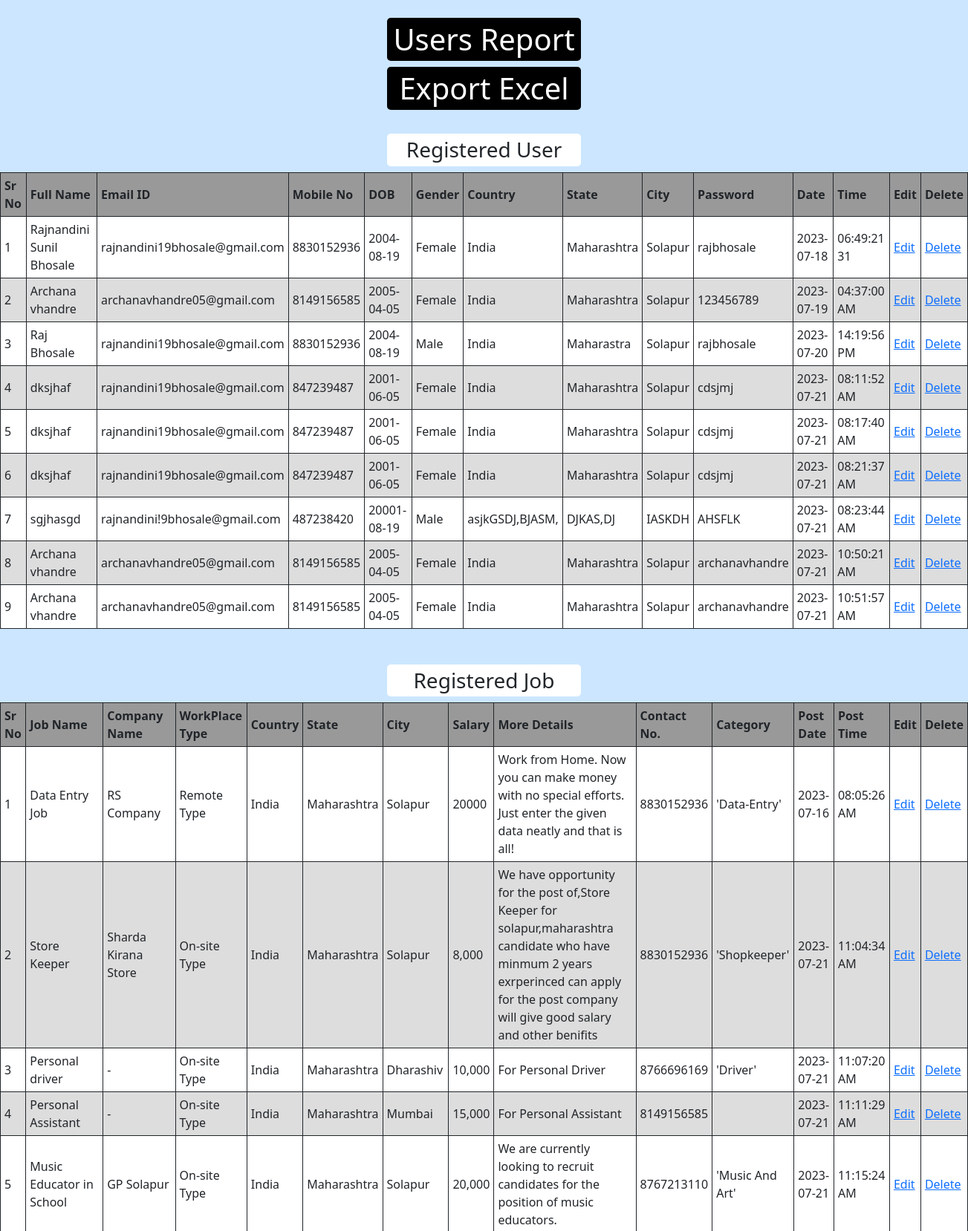
The app's page /users_report.php (upper part) with its own data.
### tables this page shows
CREATE TABLE IF NOT EXISTS `users_data` (
  `id` int(11) NOT NULL AUTO_INCREMENT,
  `full_name` text NOT NULL,
  `email_id` text NOT NULL,
  `mobile_no` text NOT NULL,
  `dob` text NOT NULL,
  `gender` text NOT NULL,
  `country` text NOT NULL,
  `state` text NOT NULL,
  `city` text NOT NULL,
  `password` text NOT NULL,
  `reg_date` date NOT NULL,
  `reg_time` text NOT NULL,
  PRIMARY KEY (`id`)
);

CREATE TABLE IF NOT EXISTS `job_details` (
  `j_id` int(11) NOT NULL AUTO_INCREMENT,
  `job_name` text NOT NULL,
  `company_name` text NOT NULL,
  `workplace_type` text NOT NULL,
  `country` text NOT NULL,
  `state` text NOT NULL,
  `city` text NOT NULL,
  `salary` text NOT NULL,
  `more_details` text NOT NULL,
  `contact_no` text NOT NULL,
  `category` text NOT NULL,
  `pst_date` date NOT NULL,
  `pst_time` text NOT NULL,
  PRIMARY KEY (`j_id`),
  KEY `j_id` (`j_id`)
);

### static/lib/functions.php (called while the page is built, shortened)
<?php
class class_functions
{
	private $con;
	function __construct()
	{
		$this->con=new mysqli("localhost","root","","local_city_job");
	}
	function get_users_details()
	{
		if($stmt=$this->con->prepare("SELECT `id`,`full_name`,`email_id`,`mobile_no`,`dob`,`gender`,`country`,`state`,`city`,`password`,`reg_date`,`reg_time` from `users_data`"))
		{
			$stmt->bind_result($res_id,$res_full_name,$res_email_id,$res_mobile_number,$res_dob,$res_gender,$res_country,$res_state,$res_city,$res_password,$res_date,$res_time);
			if($stmt->execute())
			{
				$data = array();
				$counter = 0;
				while($stmt->fetch())
				{
					$data[$counter]['id'] = $res_id;
					$data[$counter]['full_name'] = $res_full_name;
					$data[$counter]['email_id']	=	$res_email_id;
					$data[$counter]['mobile_number']	=	$res_mobile_number;
					$data[$counter]['dob']	=	$res_dob;
					$data[$counter]['gender']	=	$res_gender;
					$data[$counter]['country']	=	$res_country;
					$data[$counter]['state']	=	$res_state;
					$data[$counter]['city']	=	$res_city;
					$data[$counter]['password']	=	$res_password;
					$data[$counter]['date']	=	$res_date;
					$data[$counter]['time']	=	$res_time;
					$counter++;
				}
				if(!empty($data))
				{
					return $data;
				}
				else
				{
					return false;
				}
			}
		}
	}
		function get_jobs_details()
	    {
			if($stmt = $this->con->prepare("Select `j_id`,`job_name`,`company_name`,`workplace_type`,`country`,`state`,`city`,`salary`,`more_details`,`contact_no`, `category`, `pst_date`,`pst_time` from `job_details`"))
			{
				$stmt->bind_result($res_j_id,$res_job_name,$res_company_name,$res_workplace_type,$res_country_name,$res_state,$res_city,$res_salary,$res_more_details,$res_contact_no,$res_category,$res_j_date,$res_j_time);
				if($stmt->execute())
				{
					$data = array();
					$counter = 0;
					while($stmt->fetch())
					{
						$data[$counter]['j_id'] = $res_j_id;
						$data[$counter]['job_name'] = $res_job_name;
						$data[$counter]['company_name'] = $res_company_name;
						$data[$counter]['workplace_type'] = $res_workplace_type;
						$data[$counter]['j_country'] = $res_country_name;
						$data[$counter]['j_state'] = $res_state;
						$data[$counter]['j_city'] = $res_city;
						$data[$counter]['salary'] = $res_salary;
						$data[$counter]['more_details'] = $res_more_details;
						$data[$counter]['contact_no'] = $res_contact_no;
						$data[$counter]['category'] = $res_category;
						$data[$counter]['date'] = $res_j_date;
						$data[$counter]['time'] = $res_j_time;
						$counter++;
					}
					if(!empty($data))
					{
						return $data;
					}
					else
					{
						return false;
					}
				}
			}
	    }
}
?>

### users_report.php (the view, shortened to what this page needs)
<?php
require_once('static/lib/functions.php');
$fcall = new class_functions();
?>
<!Doctype html>
<html lang="en">
    <head>
        <link rel="stylesheet" type="text/css" href="static/css/bootstrap.css" />
        <link rel="stylesheet" type="text/css" href="static/css/bootstrap-grid.css" />
        <link rel="stylesheet" type="text/css" href="static/css/bootstrap-reboot.css" />
        <link rel="stylesheet" type="text/css" href="static/css/bootstrap-utilities.css" />
    </head>
    <body style="background-color:#cce6ff;">
    <br />
    <h1>Users Report</h1>
    <h1><a href="users_report.php?excel_export" style="color:white; text-decoration:none;">Export Excel</a></h1>
    <br />
    <h3>Registered User</h3>
    <table>
        <thead>
            <tr>
                <th>Sr No</th><th>Full Name</th><th>Email ID</th><th>Mobile No</th>
                <th>DOB</th><th>Gender</th><th>Country</th><th>State</th>
                <th>City</th><th>Password</th><th>Date</th><th>Time</th>
                <th>Edit</th><th>Delete</th>
            </tr>
        </thead>
        <tbody>
        <?php
            $reg_user_data = $fcall->get_users_details();
            if(!empty($reg_user_data))
            {
                $counter = 0;
                foreach($reg_user_data as $record)
                {
                    $res_id = $record['id'];
                    ?>
                    <tr>
                        <td><?php echo $counter+1; ?></td>
                        <td><?php echo $record['full_name']; ?></td>
                        <td><?php echo $record['email_id']; ?></td>
                        <td><?php echo $record['mobile_number']; ?></td>
                        <td><?php echo $record['dob']; ?></td>
                        <td><?php echo $record['gender']; ?></td>
                        <td><?php echo $record['country']; ?></td>
                        <td><?php echo $record['state']; ?></td>
                        <td><?php echo $record['city']; ?></td>
                        <td><?php echo $record['password']; ?></td>
                        <td><?php echo $record['date']; ?></td>
                        <td><?php echo $record['time']; ?></td>
                        <td><a href="edit_user_record.php?edit_id=<?php echo $res_id; ?>">Edit</a></td>
                        <td><a href="users_report.php?delete_id=<?php echo $res_id; ?>">Delete</a></td>
                    </tr>
                    <?php
                    $counter++;
                }
            } else { echo "<tr><td colspan='14'>No Data Found</td></tr>"; }
        ?>
        </tbody>
    </table>
    <br /><br />
    <h3>Registered Job</h3>
    <table>
        <thead>
            <tr>
                <th>Sr No</th><th>Job Name</th><th>Company Name</th><th>WorkPlace Type</th>
                <th>Country</th><th>State</th><th>City</th><th>Salary</th>
                <th>More Details</th><th>Contact No.</th><th>Category</th>
                <th>Post Date</th><th>Post Time</th><th>Edit</th><th>Delete</th>
            </tr>
        </thead>
        <tbody>
        <?php
            $reg_job_data = $fcall->get_jobs_details();
            if(!empty($reg_job_data))
            {
                $counter = 0;
                foreach($reg_job_data as $record)
                {
                    $res_j_id = $record['j_id'];
                    ?>
                    <tr>
                        <td><?php echo $counter+1; ?></td>
                        <td><?php echo $record['job_name']; ?></td>
                        <td><?php echo $record['company_name']; ?></td>
                        <td><?php echo $record['workplace_type']; ?></td>
                        <td><?php echo $record['j_country']; ?></td>
                        <td><?php echo $record['j_state']; ?></td>
                        <td><?php echo $record['j_city']; ?></td>
                        <td><?php echo $record['salary']; ?></td>
                        <td><?php echo $record['more_details']; ?></td>
                        <td><?php echo $record['contact_no']; ?></td>
                        <td><?php echo $record['category']; ?></td>
                        <td><?php echo $record['date']; ?></td>
                        <td><?php echo $record['time']; ?></td>
                        <td><a href="edit_job_details.php?edit_id1=<?php echo $res_j_id; ?>">Edit</a></td>
                        <td><a href="users_report.php?delete_id1=<?php echo $res_j_id; ?>">Delete</a></td>
                    </tr>
                    <?php $counter++;
                }
            } else { echo "<tr><td colspan='15'>No Data Found</td></tr>"; }
        ?>
        </tbody>
    </table>
    <br /><br />
    <br /><br />
    </body>
</html>

### users_report.php (style rules this page uses)
table { width: 100%; border-collapse: collapse; background-color: white; }
th { background-color: #999999; }
td, th { border: 1px solid; text-align: left; padding: 5px; }
tr:nth-child(even) { background-color: #dddddd; }
h1 { text-align: center; margin-left: 40%; margin-right: 40%; border-radius: 5px; background-color: black; color: white; padding: 5px; }
h3 { text-align: center; margin-left: 40%; margin-right: 40%; border-radius: 5px; background-color: white; padding: 5px; }

### records on screen
users_data: full_name "Rajnandini Sunil Bhosale", email "rajnandini19bhosale@gmail.com", mobile_no "8830152936", dob "2004-08-19", gender "Female", country "India", state "Maharashtra", city "Solapur", password "rajbhosale", reg_date "2023-07-18", reg_time "06:49:21 31"
users_data: full_name "Archana vhandre", email "archanavhandre05@gmail.com", mobile_no "8149156585", dob "2005-04-05", gender "Female", country "India", state "Maharashtra", city "Solapur", password "123456789", reg_date "2023-07-19", reg_time "04:37:00 AM"
users_data: full_name "Raj Bhosale", email "rajnandini19bhosale@gmail.com", mobile_no "8830152936", dob "2004-08-19", gender "Male", country "India", state "Maharastra", city "Solapur", password "rajbhosale", reg_date "2023-07-20", reg_time "14:19:56 PM"
users_data: full_name "dksjhaf", email "rajnandini19bhosale@gmail.com", mobile_no "847239487", dob "2001-06-05", gender "Female", country "India", state "Maharashtra", city "Solapur", password "cdsjmj", reg_date "2023-07-21", reg_time "08:11:52 AM"
users_data: full_name "dksjhaf", email "rajnandini19bhosale@gmail.com", mobile_no "847239487", dob "2001-06-05", gender "Female", country "India", state "Maharashtra", city "Solapur", password "cdsjmj", reg_date "2023-07-21", reg_time "08:17:40 AM"
users_data: full_name "dksjhaf", email "rajnandini19bhosale@gmail.com", mobile_no "847239487", dob "2001-06-05", gender "Female", country "India", state "Maharashtra", city "Solapur", password "cdsjmj", reg_date "2023-07-21", reg_time "08:21:37 AM"
users_data: full_name "sgjhasgd", email "rajnandini!9bhosale@gmail.com", mobile_no "487238420", dob "20001-08-19", gender "Male", country "asjkGSDJ,BJASM,", state "DJKAS,DJ", city "IASKDH", password "AHSFLK", reg_date "2023-07-21", reg_time "08:23:44 AM"
users_data: full_name "Archana vhandre", email "archanavhandre05@gmail.com", mobile_no "8149156585", dob "2005-04-05", gender "Female", country "India", state "Maharashtra", city "Solapur", password "archanavhandre", reg_date "2023-07-21", reg_time "10:50:21 AM"
users_data: full_name "Archana vhandre", email "archanavhandre05@gmail.com", mobile_no "8149156585", dob "2005-04-05", gender "Female", country "India", state "Maharashtra", city "Solapur", password "archanavhandre", reg_date "2023-07-21", reg_time "10:51:57 AM"
job_details: job_name "Data Entry Job", company_name "RS Company", workplace_type "Remote Type", country "India", state "Maharashtra", city "Solapur", salary "20000", more_details "Work from Home. Now you can make money with no special efforts. Just enter the given data neatly and that is all!", contact_no "8830152936", category "'Data-Entry'", pst_date "2023-07-16", pst_time "08:05:26 AM"
job_details: job_name "Store Keeper", company_name "Sharda Kirana Store", workplace_type "On-site Type", country "India", state "Maharashtra", city "Solapur", salary "8,000", more_details "We have opportunity for the post of,Store Keeper for solapur,maharashtra candidate who have minmum 2 years exrperinced can apply for the post company will give good salary and other benifits", contact_no "8830152936", category "'Shopkeeper'", pst_date "2023-07-21", pst_time "11:04:34 AM"
job_details: job_name "Personal driver", company_name "-", workplace_type "On-site Type", country "India", state "Maharashtra", city "Dharashiv", salary "10,000", more_details "For Personal Driver", contact_no "8766696169", category "'Driver'", pst_date "2023-07-21", pst_time "11:07:20 AM"
job_details: job_name "Personal Assistant", company_name "-", workplace_type "On-site Type", country "India", state "Maharashtra", city "Mumbai", salary "15,000", more_details "For Personal Assistant", contact_no "8149156585", pst_date "2023-07-21", pst_time "11:11:29 AM"
job_details: job_name "Music Educator in School", company_name "GP Solapur", workplace_type "On-site Type", country "India", state "Maharashtra", city "Solapur", salary "20,000", more_details "We are currently looking to recruit candidates for the position of music educators.", contact_no "8767213110", category "'Music And Art'", pst_date "2023-07-21", pst_time "11:15:24 AM"
